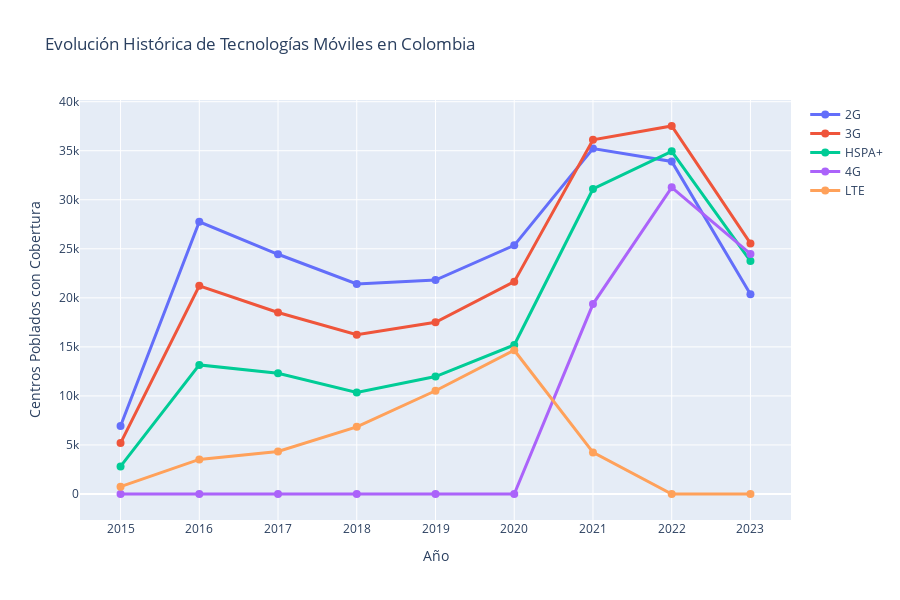

The cell this chart's notebook holds for it:
### Code cell
df_tech = df_agg.groupby('AÑO')[['Centros_2G', 'Centros_3G', 'Centros_HSPA', 'Centros_4G', 'Centros_LTE']].sum().reset_index()

fig = go.Figure()

tecnologias = {
    'Centros_2G': '2G',
    'Centros_3G': '3G', 
    'Centros_HSPA': 'HSPA+',
    'Centros_4G': '4G',
    'Centros_LTE': 'LTE'
}

for col, name in tecnologias.items():
    fig.add_trace(go.Scatter(
        x=df_tech['AÑO'],
        y=df_tech[col],
        mode='lines+markers',
        name=name,
        line=dict(width=3),
        marker=dict(size=8)
    ))

fig.update_layout(
    title='Evolución Histórica de Tecnologías Móviles en Colombia',
    xaxis_title='Año',
    yaxis_title='Centros Poblados con Cobertura',
    height=600,
    hovermode='x unified'
)

fig.write_html('graficos/evolucion_tecnologias_historica.html')
fig.show()

print("\nEstadísticas por tecnología:")
print(df_tech)

### Figure 1 — Plotly figure (JSON) as saved in the notebook; plotly's stock layout.template omitted (floating-point values rounded to 4 significant figures)
{"data": [{"line": {"width": 3}, "marker": {"size": 8}, "mode": "lines+markers", "name": "2G", "type": "scatter", "x": [2015, 2016, 2017, 2018, 2019, 2020, 2021, 2022, 2023], "y": [6935, 27760, 24443, 21420, 21812, 25351, 35221, 33912, 20377]}, {"line": {"width": 3}, "marker": {"size": 8}, "mode": "lines+markers", "name": "3G", "type": "scatter", "x": [2015, 2016, 2017, 2018, 2019, 2020, 2021, 2022, 2023], "y": [5190, 21236, 18504, 16246, 17512, 21648, 36114, 37522, 25547]}, {"line": {"width": 3}, "marker": {"size": 8}, "mode": "lines+markers", "name": "HSPA+", "type": "scatter", "x": [2015, 2016, 2017, 2018, 2019, 2020, 2021, 2022, 2023], "y": [2810, 13158, 12311, 10350, 11975, 15193, 31104, 34941, 23745]}, {"line": {"width": 3}, "marker": {"size": 8}, "mode": "lines+markers", "name": "4G", "type": "scatter", "x": [2015, 2016, 2017, 2018, 2019, 2020, 2021, 2022, 2023], "y": [0, 0, 0, 0, 0, 0, 19367, 31266, 24481]}, {"line": {"width": 3}, "marker": {"size": 8}, "mode": "lines+markers", "name": "LTE", "type": "scatter", "x": [2015, 2016, 2017, 2018, 2019, 2020, 2021, 2022, 2023], "y": [745, 3523, 4337, 6850, 10527, 14657, 4239, 0, 0]}], "layout": {"height": 600, "hovermode": "x unified", "title": {"text": "Evolución Histórica de Tecnologías Móviles en Colombia"}, "xaxis": {"title": {"text": "Año"}}, "yaxis": {"title": {"text": "Centros Poblados con Cobertura"}}}}
